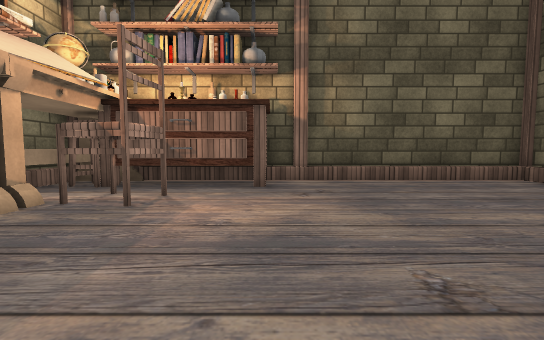
view 1 (above)

12 first-person views from a walk through a 3-D level made in the Unity game engine. The camera is 0.38 m above the floor, tilts 4° down and sees 90° across. The floor is counted in squares, 0.5 m on a side. Each view is taken from the middle of a square. On the plan, view 1 faces up. The plan holds only what a view shows up to about 10 squares ahead; the rest is blank. Some surface patterns are stand-ins.

view 2
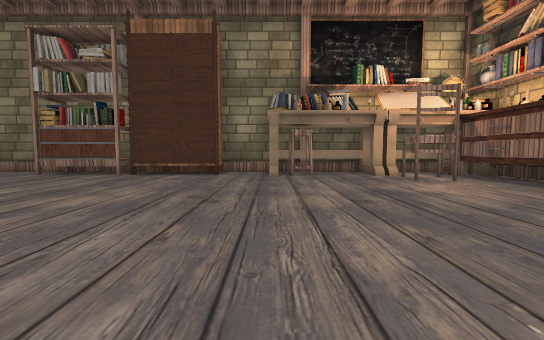

view 3
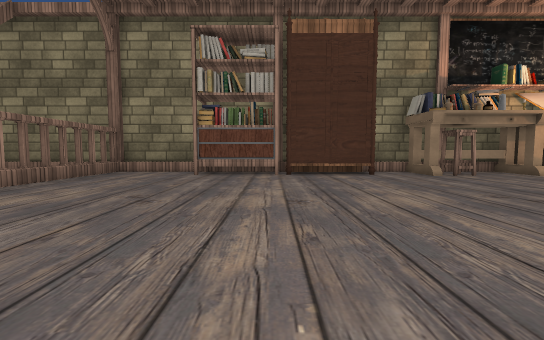

view 4
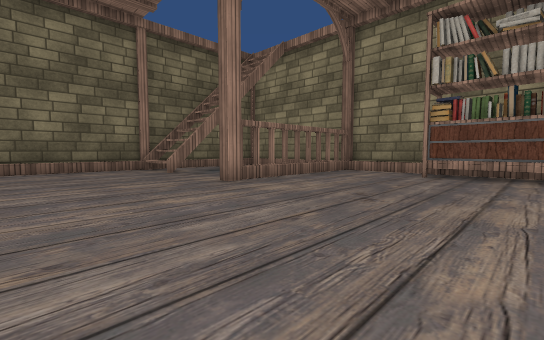

view 5
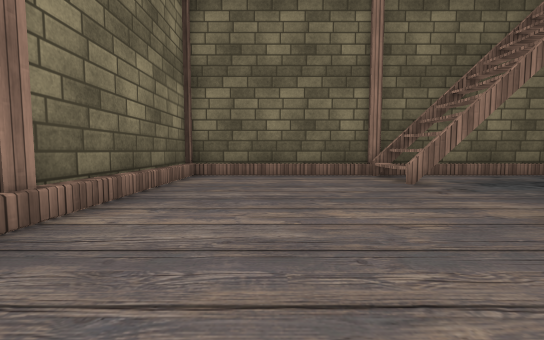

view 6
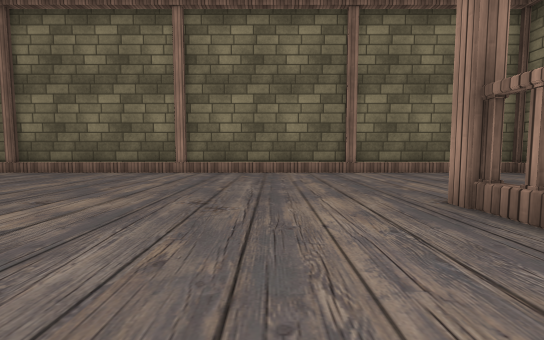

view 7
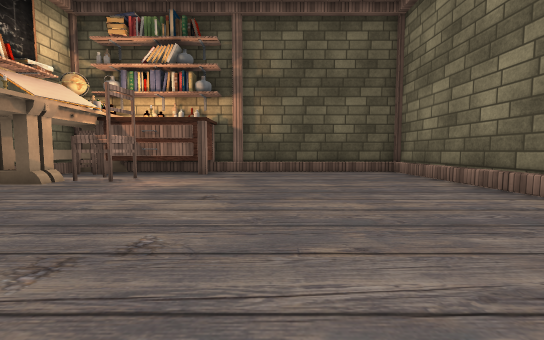

view 8
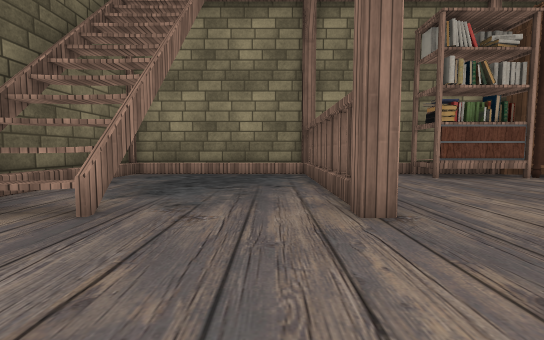

view 9
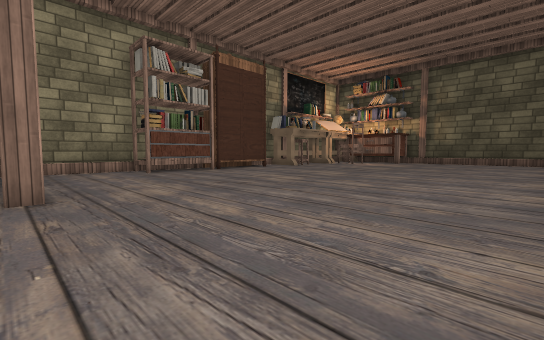

view 10
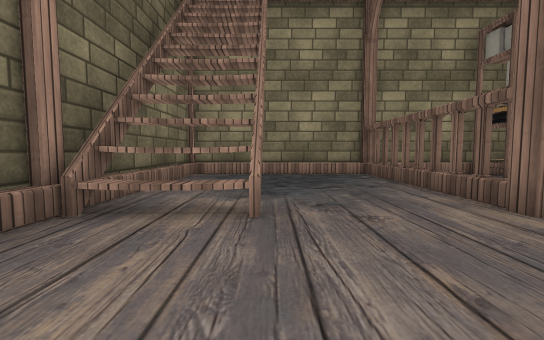

view 11
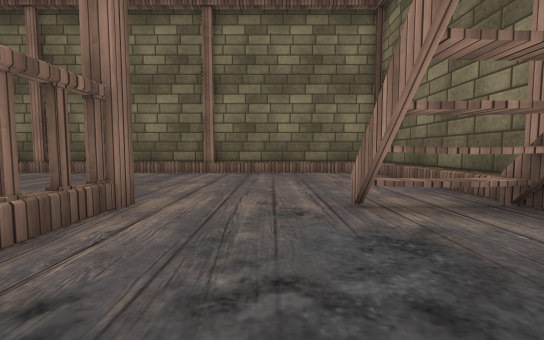

view 12
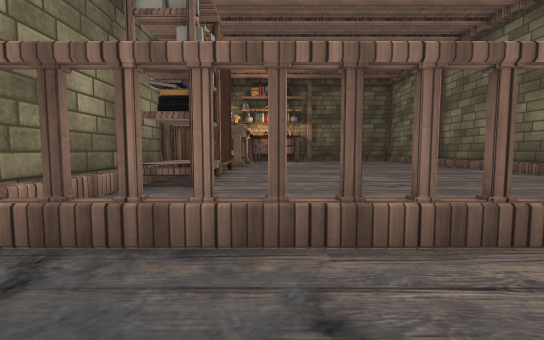

### Floor plan
Key: @ floor where view 1 was taken; # wall or solid block; x gap in a wall; . floor; = window, fence, low wall or low ledge; ^ raised ledge; O other object.
Columns run from 5 left of view 1 to 7 right of it. Each row starts with its distance up from view 1.
  7 ##OOO########
  6 OOOOOO......#
  5 O.OO........#
  4 #OOO........#
  3 #O..........#
  2 O...........#
  1 OOO.........#
  0 #O...@......#
 -1 #...........#
 -2 #O..........#
 -3 #O..........#
 -4 #O..........#
 -5 #O..........#
 -6 #O..........#
 -7 #O..........#
 -8 #...........#
 -9 #...........#
-10 =...........#
-11 OOOOOOO.....#
-12 =...........#
-13 =...........#
-14 =....##.....#
-15 =....x^.....#
-16 =....x^.....#
-17 #############

Positions as (right, up) in squares from view 1, and headings:
1: (0, 0), facing up
2: (5, 0), facing left
3: (5, -5), facing left
4: (5, -5), facing down-left
5: (4, -8), facing down
6: (-3, -8), facing right
7: (2, -3), facing up
8: (4, -12), facing left
9: (6, -11), facing up-left
10: (4, -14), facing left
11: (-3, -13), facing right
12: (-2, -13), facing up
